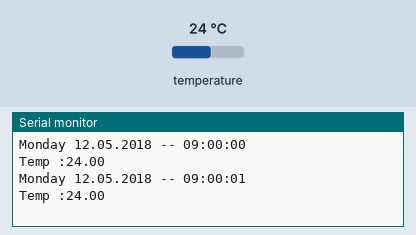
Recording of a sketch running on a simulated Arduino Leonardo, built with avr-gcc and run on an emulated ATmega32U4. On the bench: the last lines printed to the serial monitor. The inputs (shaded band) are chosen by the test bench; at power-on: temperature 24 °C. The local clock reads 2024-03-15 10:24:30 at power-on unless the sketch sets it.

Above: at 1.8 s.
1.9 s: temperature set to 12 °C
At 2.4 s:
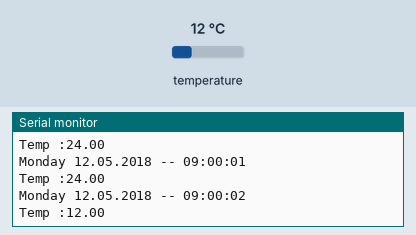
3.4 s: temperature set to 19 °C
At 4.4 s:
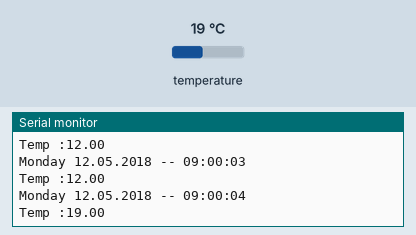
Timing chart, 0 to 6.4 s (numbered marks = the images above; inputs shaded):
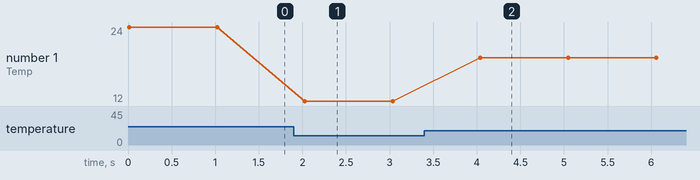

Measured:
- after the input at 1.9 s, the serial monitor: prints a new line after 0.13 s (image 1)
- after the input at 3.4 s, the serial monitor: prints a new line after 0.64 s (image 2)
- plotted number 1: 24 → 12 after the input at 1.9 s, 12 → 19 after the input at 3.4 s

The sketch:

Real_Time_Clock_v1a.ino
```cpp
#include <Wire.h>
#include <DS3231.h>

// Code from the Demo Example of the DS3231 Library
DS3231  rtc(SDA, SCL);

void setup()
{
  // Setup Serial connection
  Serial.begin(9600);
  // Uncomment the next line if you are using an Arduino Leonardo
  //while (!Serial) {}

  // Initialize the rtc object
  rtc.begin();

  // The following lines can be uncommented to set the date and time
  rtc.setDOW(SUNDAY);        // Set Day-of-Week to SUNDAY
  rtc.setTime(9,0,0);     // Set the time to 12:00:00 (24hr format)
  rtc.setDate(12, 17, 2017);   // Set the date to January 1st, 2014
}

// Code from the Demo Example of the DS3231 Library
void loop()
{
  // Send Day-of-Week
  Serial.print(rtc.getDOWStr());
  Serial.print(" ");

  // Send date
  Serial.print(rtc.getDateStr());
  Serial.print(" -- ");

  // Send time
  Serial.println(rtc.getTimeStr());

  // Get Temp
  Serial.print("Temp :");
  Serial.println(rtc.getTemp());

  // Wait one second before repeating
  delay (1000);
}
```
